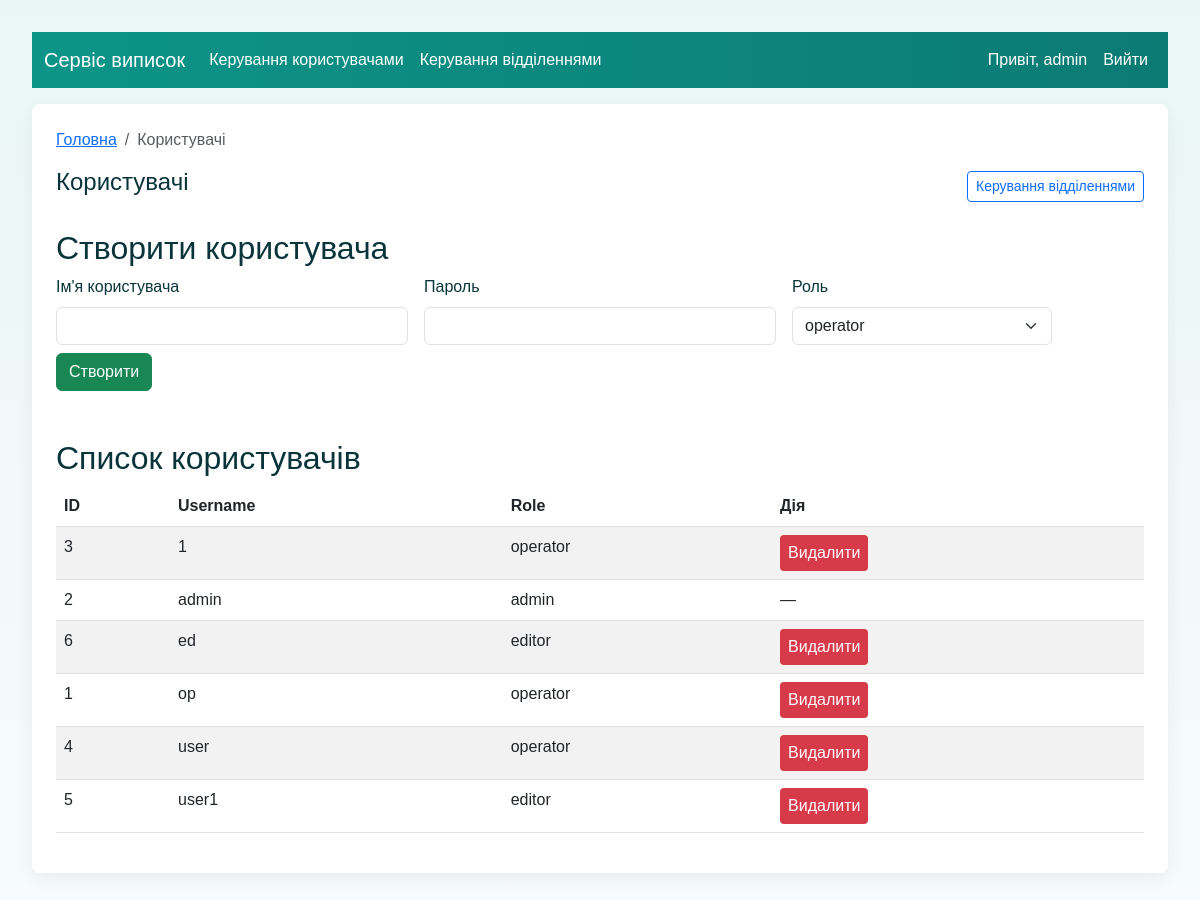
The app's page /admin/users (signed in) with its own data.
### models.py (models this page shows, shortened)
class User(UserMixin, db.Model):
    __tablename__ = 'users'
    id = db.Column(db.Integer, primary_key=True)
    username = db.Column(db.String(80), unique=True, nullable=False)
    password_hash = db.Column(db.String(128), nullable=False)
    role = db.Column(db.String(20), nullable=False, default='operator')  # operator/editor/admin
    records = db.relationship('Record', backref='creator', lazy=True)

### app.py (the view)
    @app.route('/admin/users')
    @role_required('admin')
    def admin_users():
        users = User.query.order_by(User.username).all()
        return render_template('admin_users.html', users=users)

### templates/admin_users.html (shortened to what this page needs)
{% extends "base.html" %}
{% block breadcrumbs %}
  <li class="breadcrumb-item active" aria-current="page">Користувачі</li>
{% endblock %}
{% block content %}
  <div class="d-flex align-items-center justify-content-between">
    <h1 class="h4">Користувачі</h1>
    <div>
      <a class="btn btn-outline-primary btn-sm" href="{{ url_for('admin_departments') }}">Керування відділеннями</a>
    </div>
  </div>
  <h2 class="mt-4">Створити користувача</h2>
  <form method="post" action="{{ url_for('admin_create_user') }}" class="row gx-3 gy-2 align-items-end">
    <div class="col-sm-4">
      <label class="form-label">Ім'я користувача</label>
      <input class="form-control" name="username" required>
    </div>
    <div class="col-sm-4">
      <label class="form-label">Пароль</label>
      <input class="form-control" name="password" type="password" required>
    </div>
    <div class="col-sm-3">
      <label class="form-label">Роль</label>
      <select class="form-select" name="role">
        <option value="operator">operator</option>
      </select>
    </div>
    <div class="col-auto">
      <button class="btn btn-success" type="submit">Створити</button>
    </div>
  </form>
  <h2 class="mt-5">Список користувачів</h2>
  <div class="table-responsive">
  <table class="table table-striped">    <thead>
      <tr>
        <th>ID</th>
        <th>Username</th>
        <th>Role</th>
        <th>Дія</th>
      </tr>
    </thead>
    <tbody>
      {% for u in users %}
        <tr>
          <td>{{ u.id }}</td>
          <td>{{ u.username }}</td>
          <td>{{ u.role }}</td>
          <td>
            {% if current_user.id != u.id %}
              <form method="post" action="{{ url_for('admin_delete_user', user_id=u.id) }}" style="display:inline;">
                <button class="btn-delete" type="submit">Видалити</button>
              </form>
            {% else %}
              —
            {% endif %}
          </td>
        </tr>
      {% endfor %}
    </tbody>
  </table>
{% endblock %}

### templates/base.html (shortened to what this page needs)
<!doctype html>
<html lang="uk">
<head>
  <link href="https://cdn.jsdelivr.net/npm/bootstrap@5.3.0/dist/css/bootstrap.min.css" rel="stylesheet">
  <link rel="stylesheet" href="{{ url_for('static', filename='style.css') }}">
</head>
<body>
  <nav class="navbar navbar-expand-lg navbar-dark navbar-medical mb-3">
    <div class="container-fluid">
      <a class="navbar-brand" href="{{ url_for('index') }}">Сервіс виписок</a>
      <div class="collapse navbar-collapse">
        <ul class="navbar-nav me-auto mb-2 mb-lg-0">
          {% if current_user.is_authenticated %}
            {% if current_user.role == 'admin' %}
              <li class="nav-item"><a class="nav-link" href="{{ url_for('admin_users') }}">Керування користувачами</a></li>
              <li class="nav-item"><a class="nav-link" href="{{ url_for('admin_departments') }}">Керування відділеннями</a></li>
            {% endif %}
          {% endif %}
        </ul>
        <ul class="navbar-nav ms-auto">
          {% if current_user.is_authenticated %}
            <li class="nav-item nav-link">Привіт, {{ current_user.username }}</li>
            <li class="nav-item"><a class="nav-link" href="{{ url_for('logout') }}">Вийти</a></li>
          {% endif %}
        </ul>
      </div>
    </div>
  </nav>
  <div class="container">
    <nav aria-label="breadcrumb">
      <ol class="breadcrumb">
        <li class="breadcrumb-item"><a href="{{ url_for('index') }}">Головна</a></li>
        {% block breadcrumbs %}{% endblock %}
      </ol>
    </nav>
    {% block content %}{% endblock %}
  </div>
</body>
</html>

### static/style.css (style rules this page uses)
body { font-family: Arial, sans-serif; margin: 2rem; background: #f7f7f7; }
.container { background: #fff; padding: 1.5rem; border-radius: 6px; box-shadow: 0 2px 6px rgba(0,0,0,0.06); }
.btn-delete { background:#d73a49; color:#fff; border:none; padding:6px 8px; border-radius:4px; }
body { background: linear-gradient(180deg, #eaf6f6 0%, #f7fbfd 100%); color: #08343a; }
.navbar-medical { background: linear-gradient(90deg,#0d9488,#0b7b74); }
.navbar-medical .navbar-brand, .navbar-medical .nav-link { color: #fff !important; }
.container { background: #ffffff; padding: 1.5rem; border-radius: 8px; box-shadow: 0 6px 18px rgba(10,20,20,0.06); }
.table-striped > tbody > tr:nth-of-type(odd) { background-color: #fbffff; }

### records on screen
User: username "admin", id "2", role "admin"
User: id "3", username "1", role "operator"
User: id "6", username "ed", role "editor"
User: id "1", username "op", role "operator"
User: id "4", username "user", role "operator"
User: id "5", username "user1", role "editor"
